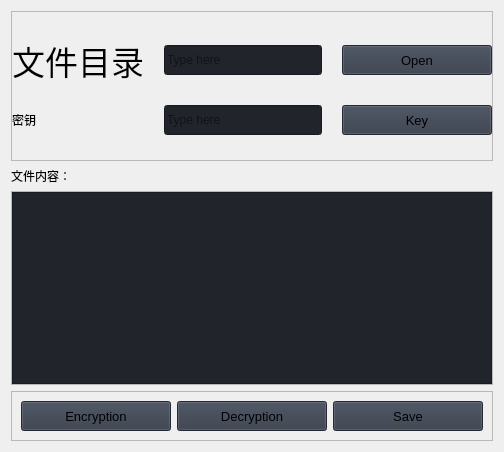
                     <widget class="QWidget" name="File">
                      <property name="styleSheet">
                       <string notr="true">b</string>
                      </property>
                      <layout class="QVBoxLayout" name="verticalLayout">
                       <item>
                        <widget class="QFrame" name="row_1">
                         <property name="minimumSize">
                          <size>
                           <width>0</width>
                           <height>150</height>
                          </size>
                         </property>
                         <property name="frameShape">
                          <enum>QFrame::StyledPanel</enum>
                         </property>
                         <property name="frameShadow">
                          <enum>QFrame::Raised</enum>
                         </property>
                         <layout class="QVBoxLayout" name="verticalLayout_16">
                          <property name="spacing">
                           <number>0</number>
                          </property>
                          <property name="leftMargin">
                           <number>0</number>
                          </property>
                          <property name="topMargin">
                           <number>0</number>
                          </property>
                          <property name="rightMargin">
                           <number>0</number>
                          </property>
                          <property name="bottomMargin">
                           <number>0</number>
                          </property>
                          <item>
                           <widget class="QFrame" name="frame_div_content_1">
                            <property name="minimumSize">
                             <size>
                              <width>0</width>
                              <height>110</height>
                             </size>
                            </property>
                            <property name="maximumSize">
                             <size>
                              <width>16777215</width>
                              <height>110</height>
                             </size>
                            </property>
                            <property name="frameShape">
                             <enum>QFrame::NoFrame</enum>
                            </property>
                            <property name="frameShadow">
                             <enum>QFrame::Raised</enum>
                            </property>
                            <layout class="QVBoxLayout" name="verticalLayout_17">
                             <property name="spacing">
                              <number>0</number>
                             </property>
                             <property name="leftMargin">
                              <number>0</number>
                             </property>
                             <property name="topMargin">
                              <number>0</number>
                             </property>
                             <property name="rightMargin">
                              <number>0</number>
                             </property>
                             <property name="bottomMargin">
                              <number>0</number>
                             </property>
                             <item>
                              <layout class="QGridLayout" name="gridLayout">
                               <property name="bottomMargin">
                                <number>0</number>
                               </property>
                               <property name="spacing">
                                <number>20</number>
                               </property>
                               <item row="2" column="2">
                                <widget class="QPushButton" name="pushButton_4">
                                 <property name="minimumSize">
                                  <size>
                                   <width>150</width>
                                   <height>30</height>
                                  </size>
                                 </property>
                                 <property name="font">
                                  <font>
                                   <family>Segoe UI</family>
                                   <pointsize>10</pointsize>
                                   <italic>false</italic>
                                   <bold>false</bold>
                                  </font>
                                 </property>
                                 <property name="cursor">
                                  <cursorShape>PointingHandCursor</cursorShape>
                                 </property>
                                 <property name="styleSheet">
                                  <string notr="true">background-color: rgb(52, 59, 72);</string>
                                 </property>
                                 <property name="text">
                                  <string>Key</string>
                                 </property>
                                 <property name="icon">
                                  <iconset resource="D:/Python_pro/Modern_GUI_PyDracula_PySide6_or_PyQt6-master/resources.qrc">
                                   <normaloff>:/icons/images/icons/cil-dialpad.png</normaloff>:/icons/images/icons/cil-dialpad.png</iconset>
                                 </property>
                                </widget>
                               </item>
                               <item row="2" column="1">
                                <widget class="QLineEdit" name="lineEdit_2">
                                 <property name="minimumSize">
                                  <size>
                                   <width>0</width>
                                   <height>30</height>
                                  </size>
                                 </property>
                                 <property name="styleSheet">
                                  <string notr="true">background-color: rgb(33, 37, 43);</string>
                                 </property>
                                 <property name="text">
                                  <string/>
                                 </property>
                                 <property name="placeholderText">
                                  <string>Type here</string>
                                 </property>
                                </widget>
                               </item>
                               <item row="1" column="1">
                                <widget class="QLineEdit" name="lineEdit">
                                 <property name="minimumSize">
                                  <size>
                                   <width>0</width>
                                   <height>30</height>
                                  </size>
                                 </property>
                                 <property name="styleSheet">
                                  <string notr="true">background-color: rgb(33, 37, 43);</string>
                                 </property>
                                 <property name="text">
                                  <string/>
                                 </property>
                                 <property name="placeholderText">
                                  <string>Type here</string>
                                 </property>
                                </widget>
                               </item>
                               <item row="1" column="2">
                                <widget class="QPushButton" name="pushButton">
                                 <property name="minimumSize">
                                  <size>
                                   <width>150</width>
                                   <height>30</height>
                                  </size>
                                 </property>
                                 <property name="font">
                                  <font>
                                   <family>Segoe UI</family>
                                   <pointsize>10</pointsize>
                                   <italic>false</italic>
                                   <bold>false</bold>
                                  </font>
                                 </property>
                                 <property name="cursor">
                                  <cursorShape>PointingHandCursor</cursorShape>
                                 </property>
                                 <property name="styleSheet">
                                  <string notr="true">background-color: rgb(52, 59, 72);</string>
                                 </property>
                                 <property name="text">
                                  <string>Open</string>
                                 </property>
                                 <property name="icon">
                                  <iconset resource="D:/Python_pro/Modern_GUI_PyDracula_PySide6_or_PyQt6-master/resources.qrc">
                                   <normaloff>:/icons/images/icons/cil-folder-open.png</normaloff>:/icons/images/icons/cil-folder-open.png</iconset>
                                 </property>
                                </widget>
                               </item>
                               <item row="1" column="0">
                                <widget class="QLabel" name="labelBoxBlenderInstalation">
                                 <property name="font">
                                  <font>
                                   <family>楷体</family>
                                   <pointsize>25</pointsize>
                                   <italic>false</italic>
                                   <bold>false</bold>
                                  </font>
                                 </property>
                                 <property name="styleSheet">
                                  <string notr="true">	font: 25pt &quot;楷体&quot;;</string>
                                 </property>
                                 <property name="text">
                                  <string>文件目录</string>
                                 </property>
                                </widget>
                               </item>
                               <item row="2" column="0">
                                <widget class="QLabel" name="label_5">
                                 <property name="styleSheet">
                                  <string notr="true">	font: 25pt &quot;楷体&quot;;</string>
                                 </property>
                                 <property name="text">
                                  <string>密钥</string>
                                 </property>
                                </widget>
                               </item>
                              </layout>
                             </item>
                            </layout>
                           </widget>
                          </item>
                         </layout>
                        </widget>
                       </item>
                       <item>
                        <widget class="QLabel" name="label_7">
                         <property name="styleSheet">
                          <string notr="true">	font: 25pt &quot;楷体&quot;;</string>
                         </property>
                         <property name="text">
                          <string>文件内容：</string>
                         </property>
                        </widget>
                       </item>
                       <item>
                        <widget class="QFrame" name="row_3">
                         <property name="minimumSize">
                          <size>
                           <width>0</width>
                           <height>0</height>
                          </size>
                         </property>
                         <property name="frameShape">
                          <enum>QFrame::StyledPanel</enum>
                         </property>
                         <property name="frameShadow">
                          <enum>QFrame::Raised</enum>
                         </property>
                         <layout class="QHBoxLayout" name="horizontalLayout_12">
                          <property name="spacing">
                           <number>0</number>
                          </property>
                          <property name="leftMargin">
                           <number>0</number>
                          </property>
                          <property name="topMargin">
                           <number>0</number>
                          </property>
                          <property name="rightMargin">
                           <number>0</number>
                          </property>
                          <property name="bottomMargin">
                           <number>0</number>
                          </property>
                          <item>
                           <widget class="QPlainTextEdit" name="plainTextEdit">
                            <property name="minimumSize">
                             <size>
                              <width>200</width>
                              <height>150</height>
                             </size>
                            </property>
                            <property name="styleSheet">
                             <string notr="true">background-color: rgb(33, 37, 43);</string>
                            </property>
                           </widget>
                          </item>
                         </layout>
                        </widget>
                       </item>
                       <item>
                        <widget class="QFrame" name="row_2">
                         <property name="minimumSize">
                          <size>
                           <width>0</width>
                           <height>50</height>
                          </size>
                         </property>
                         <property name="frameShape">
                          <enum>QFrame::StyledPanel</enum>
                         </property>
                         <property name="frameShadow">
                          <enum>QFrame::Raised</enum>
                         </property>
                         <layout class="QHBoxLayout" name="horizontalLayout_6">
                          <item>
                           <widget class="QPushButton" name="pushButton_3">
                            <property name="minimumSize">
                             <size>
                              <width>150</width>
                              <height>30</height>
                             </size>
                            </property>
                            <property name="font">
                             <font>
                              <family>Segoe UI</family>
                              <pointsize>10</pointsize>
                              <italic>false</italic>
                              <bold>false</bold>
                             </font>
                            </property>
                            <property name="cursor">
                             <cursorShape>PointingHandCursor</cursorShape>
                            </property>
                            <property name="styleSheet">
                             <string notr="true">background-color: rgb(52, 59, 72);</string>
                            </property>
                            <property name="text">
                             <string>Encryption</string>
                            </property>
                            <property name="icon">
                             <iconset resource="D:/Python_pro/Modern_GUI_PyDracula_PySide6_or_PyQt6-master/resources.qrc">
                              <normaloff>:/icons/images/icons/cil-lock-locked.png</normaloff>:/icons/images/icons/cil-lock-locked.png</iconset>
                            </property>
                           </widget>
                          </item>
                          <item>
                           <widget class="QPushButton" name="pushButton_2">
                            <property name="minimumSize">
                             <size>
                              <width>150</width>
                              <height>30</height>
                             </size>
                            </property>
                            <property name="font">
                             <font>
                              <family>Segoe UI</family>
                              <pointsize>10</pointsize>
                              <italic>false</italic>
                              <bold>false</bold>
                             </font>
                            </property>
                            <property name="cursor">
                             <cursorShape>PointingHandCursor</cursorShape>
                            </property>
                            <property name="styleSheet">
                             <string notr="true">background-color: rgb(52, 59, 72);</string>
                            </property>
                            <property name="text">
                             <string>Decryption</string>
                            </property>
                            <property name="icon">
                             <iconset resource="D:/Python_pro/Modern_GUI_PyDracula_PySide6_or_PyQt6-master/resources.qrc">
                              <normaloff>:/icons/images/icons/cil-lock-unlocked.png</normaloff>:/icons/images/icons/cil-lock-unlocked.png</iconset>
                            </property>
                           </widget>
                          </item>
                          <item>
                           <widget class="QPushButton" name="pushButton_5">
                            <property name="minimumSize">
                             <size>
                              <width>150</width>
                              <height>30</height>
                             </size>
                            </property>
                            <property name="font">
                             <font>
                              <family>Segoe UI</family>
                              <pointsize>10</pointsize>
                              <italic>false</italic>
                              <bold>false</bold>
                             </font>
                            </property>
                            <property name="cursor">
                             <cursorShape>PointingHandCursor</cursorShape>
                            </property>
                            <property name="styleSheet">
                             <string notr="true">background-color: rgb(52, 59, 72);</string>
                            </property>
                            <property name="text">
                             <string>Save</string>
                            </property>
                            <property name="icon">
                             <iconset resource="D:/Python_pro/Modern_GUI_PyDracula_PySide6_or_PyQt6-master/resources.qrc">
                              <normaloff>:/icons/images/icons/cil-folder.png</normaloff>:/icons/images/icons/cil-folder.png</iconset>
                            </property>
                           </widget>
                          </item>
                         </layout>
                        </widget>
                       </item>
                      </layout>
                     </widget>
